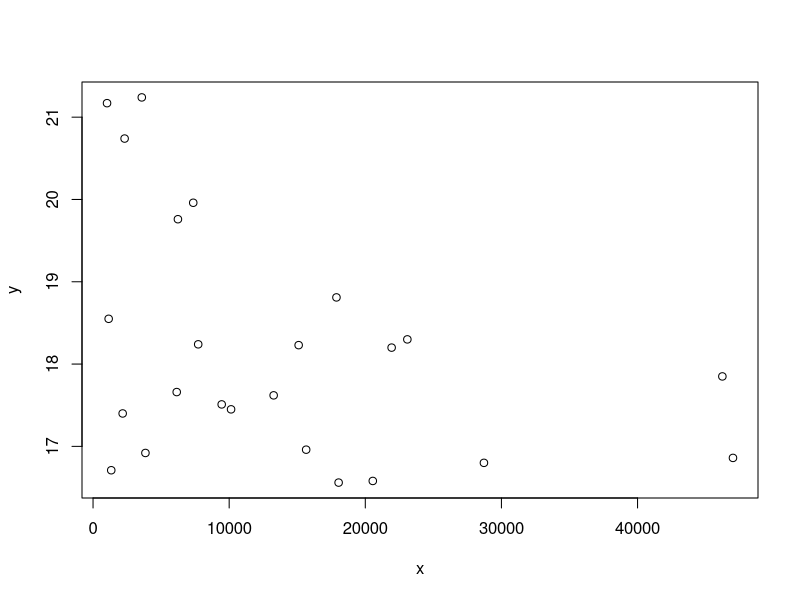
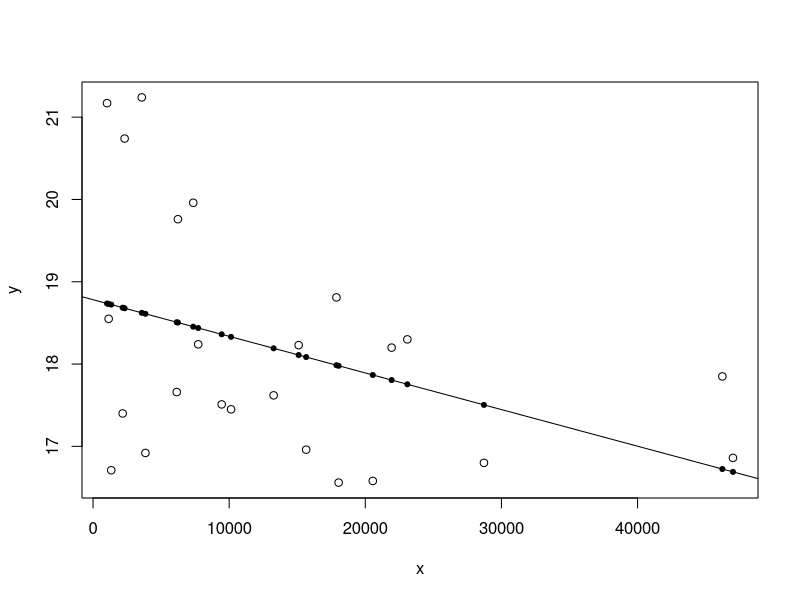

Write R code to recreate these figures, in order.
a=read.csv("bus.csv")
#parsing into response and covariate variable
x<-a$Car.miles.per.year..1000s.
y<-a$Expenses.per.car.mile..pence.
#plotting the data
plot(y~x)
#linear Regression
model1<-lm(y~x,data=a)
plot(x,y)
points(x,model1$fitted.values,pch=20)
abline(model1)
#coefficient estimates
model1$coefficients
#fitted values
model1$fitted.values
#sum of fitted values
sum(model1$fitted.values)
#sum of response variables
sum(y)
#residual values and sum
model1$residuals
sum(model1$residuals)
#standard errors
summary(model1)
max(y)
which.max(y)
a[21,1]

#maximum abs residual value
which.max(abs(model1$residuals))
a[18,1]
#mean of covariate and mean of response
mean(x)
mean(y)
mean(model1$fitted.values)
